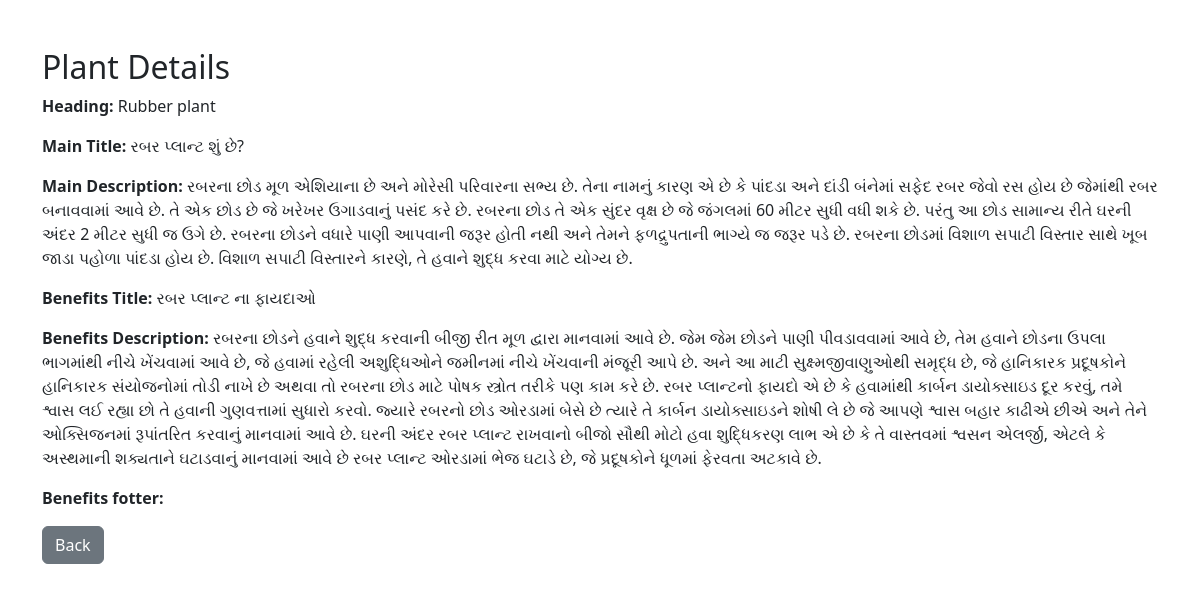
/read.php?id=10, run on the app's committed database.
### tables this page shows
CREATE TABLE plantsData (
        id INTEGER PRIMARY KEY AUTOINCREMENT,
        heading TEXT,
        main_title TEXT,
        main_description TEXT,
        benefits_title TEXT,
        benefits_description TEXT,
        input_file BLOB
    , footer_input TEXT);

### read.php (the view, shortened to what this page needs)
<!DOCTYPE html>
<html lang="en">
<head>
    <link href="https://cdn.jsdelivr.net/npm/bootstrap@5.3.0/dist/css/bootstrap.min.css" rel="stylesheet">
</head>
<body>
<div class="container mt-5">
    <h2>Plant Details</h2>
    <?php
    include 'db_connection.php';
    if (isset($_GET['id'])) {
        $id = $_GET['id'];
        $stmt = $conn->prepare("SELECT * FROM plantsData WHERE id=?");
        $stmt->execute([$id]);
        $result = $stmt->fetch();
        if ($result) {
            echo '<p><strong>Heading:</strong> ' . $result['heading'] . '</p>';
            echo '<p><strong>Main Title:</strong> ' . $result['main_title'] . '</p>';
            echo '<p><strong>Main Description:</strong> ' . $result['main_description'] . '</p>';
            echo '<p><strong>Benefits Title:</strong> ' . $result['benefits_title'] . '</p>';
            echo '<p><strong>Benefits Description:</strong> ' . $result['benefits_description'] . '</p>';
            echo '<p><strong>Benefits fotter:</strong> ' . $result['footer_input'] . '</p>';
            echo '<a href="index.php" class="btn btn-secondary">Back</a>';
        } else {
            echo '<p>Record not found.</p>';
            echo '<a href="index.php" class="btn btn-secondary">Back</a>';
        }
    } else {
        header('Location: index.php');
    }
    ?>
</div>
</body>
</html>

### data on the page
plantsdata: heading "Rubber plant", main_title "રબર પ્લાન્ટ શું છે?", main_description "રબરના છોડ મૂળ એશિયાના છે અને મોરેસી પરિવારના સભ્ય છે. તેના નામનું કારણ એ છે કે પાંદડા અને દાંડી બંનેમાં સફેદ રબર જેવો રસ હોય છે જેમાંથી રબર બનાવવામાં આવે છે. તે એક છોડ છે જે ખરેખર ઉગાડવાનું પસંદ કરે છે. રબરના છોડ તે એક સુંદર વૃક્ષ છે જે જંગલમાં 60 મીટર સુધી વધી શકે છે. પરંતુ આ છોડ સામાન્ય રીતે ઘરની અંદર 2 મીટર સુધી જ ઉગે છે. રબરના છોડને વધારે પાણી આપવાની જરૂર હોતી નથી અને તેમને ફળદ્રુપતાની ભાગ્યે જ જરૂર પડે છે. રબરના છોડમાં વિશાળ સપાટી વિસ્તાર સાથે ખૂબ જાડા પહોળા પાંદડા હોય છે. વિશાળ સપાટી વિસ્તારને કારણે, તે હવાને શુદ્ધ કરવા માટે યોગ્ય છે.", benefits_title "રબર પ્લાન્ટ ના ફાયદાઓ", benefits_description "રબરના છોડને હવાને શુદ્ધ કરવાની બીજી રીત મૂળ દ્વારા માનવામાં આવે છે. જેમ જેમ છોડને પાણી પીવડાવવામાં આવે છે, તેમ હવાને છોડના ઉપલા ભાગમાંથી નીચે ખેંચવામાં આવે છે, જે હવામાં રહેલી અશુદ્ધિઓને જમીનમાં નીચે ખેંચવાની મંજૂરી આપે છે. અને આ માટી સુક્ષ્મજીવાણુઓથી સમૃદ્ધ છે, જે હાનિકારક પ્રદૂષકોને હાનિકારક સંયોજનોમાં તોડી નાખે છે અથવા તો રબરના છોડ માટે પોષક સ્ત્રોત તરીકે પણ કામ કરે છે. રબર પ્લાન્ટનો ફાયદો એ છે કે હવામાંથી કાર્બન ડાયોક્સાઇડ દૂર કરવું, તમે શ્વાસ લઈ રહ્યા છો તે હવાની ગુણવત્તામાં સુધારો કરવો. જ્યારે રબરનો છોડ ઓરડામાં બેસે છે ત્યારે તે કાર્બન ડાયોક્સાઇડને શોષી લે છે જે આપણે શ્વાસ બહાર કાઢીએ છીએ અને તેને ઓક્સિજનમાં રૂપાંતરિત કરવાનું માનવામાં આવે છે. ઘરની અંદર રબર પ્લાન્ટ રાખવાનો બીજો સૌથી…"
